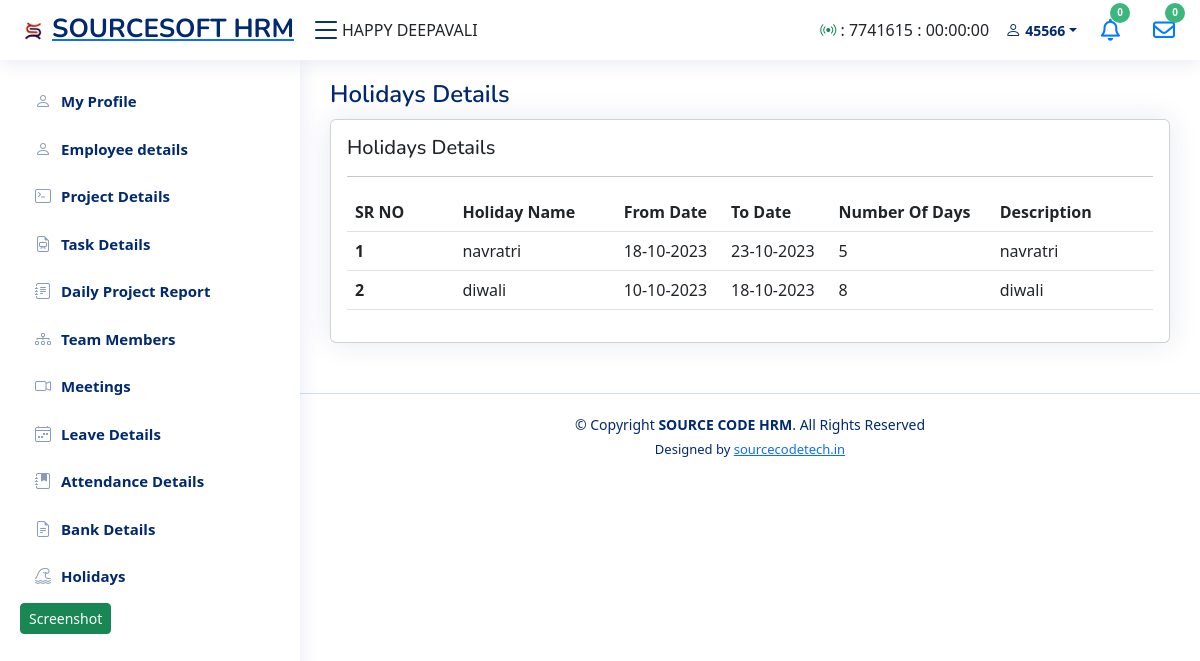
/sourcesoft/employee_dashboard/emp_holiday.php (signed in), run on the app's committed database.
### tables this page shows
CREATE TABLE `notice` (
  `id` int(11) NOT NULL,
  `notice` varchar(500) NOT NULL
);

CREATE TABLE `emp_details` (
  `id` int(90) NOT NULL,
  `fname` varchar(100) NOT NULL,
  `empid` varchar(50) NOT NULL,
  `email` varchar(50) NOT NULL,
  `phno` varchar(12) NOT NULL,
  `username` varchar(50) NOT NULL,
  `pass` varchar(50) NOT NULL,
  `department` varchar(50) NOT NULL,
  `position` varchar(50) NOT NULL,
  `proname` varchar(200) NOT NULL,
  `sdate` varchar(40) NOT NULL,
  `edate` varchar(40) NOT NULL,
  `man` varchar(50) NOT NULL,
  `jdate` varchar(10) NOT NULL,
  `bdate` varchar(10) NOT NULL,
  `add` varchar(200) NOT NULL,
  `edu` varchar(40) NOT NULL,
  `about` text NOT NULL,
  `skills` varchar(50) NOT NULL,
  `status` varchar(255) NOT NULL,
  `last_act` datetime NOT NULL,
  `twitter` varchar(100) NOT NULL,
  `facebook` varchar(100) NOT NULL,
  `instagram` varchar(100) NOT NULL,
  `linkedin` varchar(100) NOT NULL,
  `profile_pic` varchar(300) NOT NULL,
  `adhar_card` varchar(300) NOT NULL,
  `pan_card` varchar(300) NOT NULL
);

CREATE TABLE `holiday` (
  `id` int(11) NOT NULL,
  `hdname` varchar(50) NOT NULL,
  `fromDate` varchar(20) NOT NULL,
  `toDate` varchar(20) NOT NULL,
  `numberOfDays` int(11) NOT NULL,
  `descr` varchar(50) NOT NULL
);

### sourcesoft/employee_dashboard/emp_holiday.php (the view, shortened to what this page needs)
<?php
include 'connection.php';
?>
<!DOCTYPE html>
<html lang="en">
<head>
    <link href="https://cdn.jsdelivr.net/npm/bootstrap@5.3.2/dist/css/bootstrap.min.css" rel="stylesheet"
>
    <link rel="stylesheet" href="https://cdnjs.cloudflare.com/ajax/libs/font-awesome/4.7.0/css/font-awesome.min.css">
    <link href="assets/vendor/bootstrap/css/bootstrap.min.css" rel="stylesheet">
    <link href="assets/vendor/bootstrap-icons/bootstrap-icons.css" rel="stylesheet">
    <link href="assets/vendor/boxicons/css/boxicons.min.css" rel="stylesheet">
    <link href="assets/vendor/quill/quill.snow.css" rel="stylesheet">
    <link href="assets/vendor/quill/quill.bubble.css" rel="stylesheet">
    <link href="assets/vendor/remixicon/remixicon.css" rel="stylesheet">
    <link href="assets/vendor/simple-datatables/style.css" rel="stylesheet">
    <link href="assets/css/style.css" rel="stylesheet">
    <link rel="stylesheet" href="https://cdn.jsdelivr.net/npm/sweetalert2@11.0.18/dist/sweetalert2.min.css">
</head>
<body>
    <?php include "include/header.php"; ?>
    <?php include "include/sidebar.php"; ?>
    <main id="main" class="main">
        <div class="pagetitle">
            <h1>Holidays Details</h1>
        </div>
        <section class="section dashboard">
                <!DOCTYPE html>
                <html lang="en">
                <head>
                    <link href="https://cdn.jsdelivr.net/npm/bootstrap@5.3.0/dist/css/bootstrap.min.css"
                        rel="stylesheet">
                </head>
                </html>
            <?php
     include ("connection.php");
     $query="SELECT * FROM holiday";
    $data=mysqli_query($conn,$query);
     $total=mysqli_num_rows($data);
     if ($total != 0) {
        ?>
            <section class="section">
                <div class="row">
                    <div class="col-lg-12">
                        <div class="card">
                            <div class="card-body">
                                <h5 class="">Holidays Details</h5>
                                <hr>
                                <table class="table datatable">
                                    <thead>
                                        <tr>
                                            <th width="10%" scope="col">SR NO</th>
                                            <th width="15%" scope="col">Holiday Name</th>
                                            <th width="10%" scope="col">From Date</th>
                                            <th width="10%" scope="col">To Date</th>
                                            <th width="15%" scope="col">Number Of Days</th>
                                            <th width="15%" scope="col">Description</th>
                                        </tr>
                                    </thead>
                                    <?php
                                            include "connection.php";
                                            $query_result = mysqli_query($conn, "SELECT *, ROW_NUMBER() OVER (ORDER BY id DESC) as row_num FROM `holiday`");
                                            while ($result = mysqli_fetch_array($query_result)) {
                                            ?>
                                    <tr>
                                        <th scope="row"><?php echo $result['row_num']; ?></th>
                                        <td><?php echo $result['hdname']; ?></td>
                                        <td><?php echo date('d-m-Y', strtotime($result['fromDate'])); ?></td>
                                        <td><?php echo date('d-m-Y', strtotime($result['toDate'])); ?></td>
                                        <td><?php echo $result['numberOfDays']; ?></td>
                                        <td><?php echo $result['descr']; ?></td>
                                    </tr>
                                    <?php
        }
    }
       ?>
                                </table>
                            </div>
                        </div>
                    </div>
                </div>
            </section>
        </section>
    </main>
    <?php include "include/footer.php"; ?>
</body>
</html>

### sourcesoft/employee_dashboard/include/header.php (shortened to what this page needs)
<!DOCTYPE html>
<html lang="en">
<head>
    <link rel="stylesheet" href="https://cdnjs.cloudflare.com/ajax/libs/font-awesome/6.4.2/css/all.min.css"
 />
</head>
<?php
include('connection.php');
if (isset($_SESSION['start_time'])) {
    $currentTime = time();
    $startTime = $_SESSION['start_time'];
}
?>
<header id="header" class="header fixed-top d-flex align-items-center">
    <div class="d-flex align-items-center justify-content-between">
        <a href="emp_profile" class="logo d-flex align-items-center">
            <span class="d-none d-lg-block"><img src="assets\img\sourcesoft_logo.png" alt="SOURCESOFT">SOURCESOFT
                HRM</span>
        </a>
        <i class="bi bi-list toggle-sidebar-btn"></i>
    </div>
    <div>
        <marquee direction="left" behavior="scroll">
            <?php
   $query_result = mysqli_query($conn, "SELECT * FROM `notice`");
     while ($result = mysqli_fetch_array($query_result)) {
    ?>
            <?php echo $result['notice']; ?>&nbsp;&nbsp;&nbsp;&nbsp;&nbsp;&nbsp;
            <?php
    }
    ?>
        </marquee>
    </div>
    <nav class="header-nav ms-auto">
        <ul class="d-flex align-items-center">
            <?php $sessionDuration = $currentTime - $startTime;
            $formattedDuration = gmdate("H:i:s", $sessionDuration);
            ?>
            <?php $id = $_SESSION['session_id']; ?>
            <li>
                <div class="pt-3 pe-3">
                    <p>
                        <i class="bi bi-broadcast text-success"></i> : <?php echo "$id" ?> :
                        <?php echo "$formattedDuration" ?>
                    </p>
                </div>
            </li>
            <?php $user =  $_SESSION['auth_user'];
            $user_data = "SELECT * FROM emp_details WHERE username = '$user'";
            $result = mysqli_query($conn, $user_data);
            $show_data = mysqli_fetch_assoc($result);
            $empid = $show_data['empid'];
            ?>
            <li class="nav-item dropdown pe-3">
                <a class="nav-link nav-profile d-flex align-items-center pe-0" href="#" data-bs-toggle="dropdown">
                    <i class="bi bi-person"></i>
                    <span class="d-none d-md-block dropdown-toggle ps-1"><?php echo "$empid"; ?></span>
                </a>
            </li>
            <li class="nav-item">
    <a class="nav-link nav-icon" href="#" data-bs-toggle="dropdown">
        <div class="nav-item dropdown ms-2">
            <?php
            $id = $_SESSION['auth_user'];
            $orderSql = "SELECT * FROM assign_task WHERE status = 'To-Do' && emp_id = '$id' ";
            $orderQuery = mysqli_query($conn, $orderSql);
            $countOrder = mysqli_num_rows($orderQuery);
            ?>
            <span class="badge rounded-pill" style="height: 20px; width: 20px; font-size: 10px;">
                <?php echo $countOrder; ?></span>
            <?php if ($countOrder > 0) { ?>
                <a href='emp_task'> <i class="fa-solid fa-bell fa-shake fa-lg" style="color:#007bff;"></i></a>
            <?php } else { ?>
                <i class="fa-regular fa-bell" style="color:#007bff;"></i>
            <?php } ?>
        </div>
    </a>
</li>
<li class="nav-item">
    <a class="nav-link nav-icon" href="#" data-bs-toggle="dropdown">
        <div class="nav-item dropdown ms-2">
            <?php
            $orderSql = "SELECT * FROM project WHERE status = 'Not Started'";
            $orderQuery = mysqli_query($conn, $orderSql);
            $countOrder = mysqli_num_rows($orderQuery);
            ?>
            <span class="badge rounded-pill" style="height: 20px; width: 20px; font-size: 10px;">
                <?php echo $countOrder; ?></span>
            <?php if ($countOrder > 0) { ?>
                <a href='emp_project'> <i class="fa-solid fa-envelope fa-shake fa-lg" style="color: #007bff;"></i></a>
            <?php } else { ?>
                <i class="fa-regular fa-envelope" style="color: #007bff;"></i>
            <?php } ?>
        </div>
    </a>
</li>
        </ul>
    </nav>
</header>
</html>

### sourcesoft/employee_dashboard/assets/css/style.css (style rules this page uses)
:root { scroll-behavior: smooth; }
body { font-family: "Open Sans", sans-serif; background: #f6f9ff; color: #444444; }
a { color: #4154f1; text-decoration: none; }
h1, h2, h3, h4, h5, h6 { font-family: "Nunito", sans-serif; }
#main { margin-top: 60px; padding: 20px 30px; transition: all 0.3s; }
.pagetitle { margin-bottom: 10px; }
.pagetitle h1 { font-size: 24px; margin-bottom: 0; font-weight: 600; color: #012970; }
.card { margin-bottom: 30px; border: none; border-radius: 5px; box-shadow: 0px 0 30px rgba(1, 41, 112, 0.1); }
.card-body { padding: 0 20px 20px 20px; }
.logo { line-height: 1; }
@media (min-width: 1200px) { .logo { width: 280px; } }
.logo img { max-height: 26px; margin-right: 6px; }
.logo span { font-size: 26px; font-weight: 700; color: #012970; font-family: "Nunito", sans-serif; }
.header { transition: all 0.5s; z-index: 997; height: 60px; box-shadow: 0px 2px 20px rgba(1, 41, 112, 0.1); background-color: #fff; padding-left: 20px; }
.header .toggle-sidebar-btn { font-size: 32px; padding-left: 10px; cursor: pointer; color: #012970; }
.header-nav ul { list-style: none; }
.header-nav>ul { margin: 0; padding: 0; }
.header-nav .nav-icon { font-size: 22px; color: #012970; margin-right: 25px; position: relative; }
.header-nav .nav-profile { color: #012970; }
.header-nav .nav-profile span { font-size: 14px; font-weight: 600; }
@media (min-width: 1200px) { #main, #footer { margin-left: 300px; } }

### sourcesoft/employee_dashboard/include/header.php (style rules this page uses)
.rounded-pill { padding-right: .6em; padding-left: .6em; }
.badge { position: absolute; right: -10px; top: -16px; color: #ffffff; height: 8px; width: 8px; font-weight: 600; font-size: 8px; text-align: center; line-height: 17px; display: block; padding: 0; background-color: #3BB77E; }

### data on the page
notice: notice "HAPPY DEEPAVALI"
emp_details: empid "45566"
holiday: row_num "1", hdname "navratri", fromDate "18-10-2023", toDate "23-10-2023", numberOfDays "5", descr "navratri"
holiday: row_num "2", hdname "diwali", fromDate "10-10-2023", toDate "18-10-2023", numberOfDays "8", descr "diwali"

### other printed values
$id "7741615"
$formattedDuration "00:00:00"
$countOrder "0"
